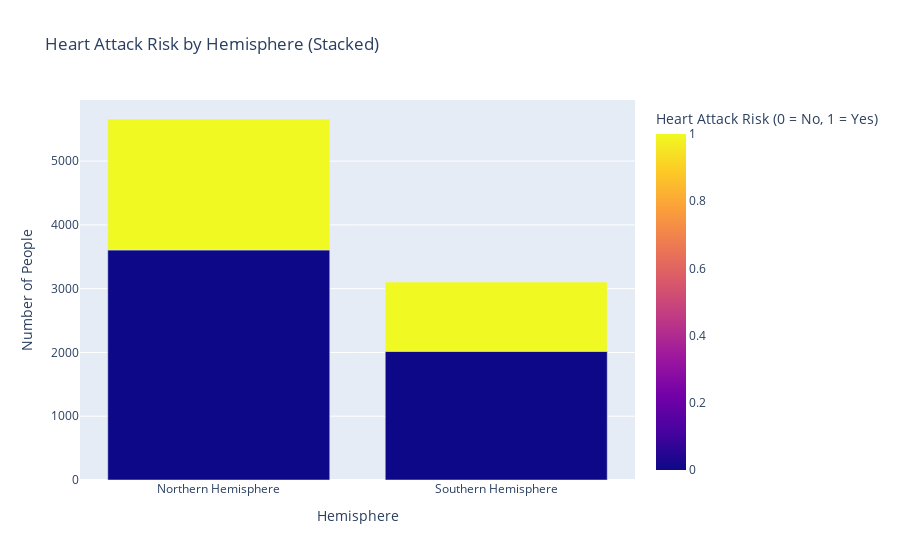
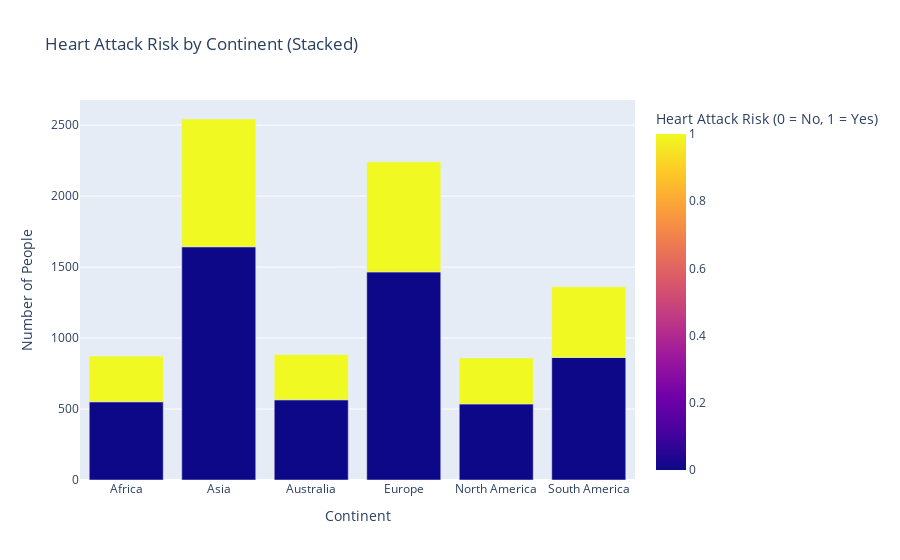

The cell these charts' notebook holds for them, in order:
### Code cell
import plotly.express as px
import plotly.graph_objects as go
import numpy as np

# 1. Summary statistics with additional metrics
numerical_cols = ['Age', 'Cholesterol', 'Heart Rate', 'Diabetes', 'Family History', 'Smoking', 
                  'Obesity', 'Alcohol Consumption', 'Exercise Hours Per Week', 'Previous Heart Problems', 
                  'Medication Use', 'Stress Level', 'Sedentary Hours Per Day', 'Income', 'BMI', 
                  'Triglycerides', 'Physical Activity Days Per Week', 'Sleep Hours Per Day', 'Heart Attack Risk']
data =df.copy()

# Group the data by Hemisphere and Heart Attack Risk, and count occurrences
hemisphere_risk_grouped = data.groupby(['Hemisphere', 'Heart Attack Risk']).size().reset_index(name='Count')

# Create a stacked bar chart for heart attack risk by hemisphere
fig_hemisphere_stacked = px.bar(hemisphere_risk_grouped, x='Hemisphere', y='Count', color='Heart Attack Risk',
                                title='Heart Attack Risk by Hemisphere (Stacked)',
                                labels={'Count': 'Number of People', 'Heart Attack Risk': 'Heart Attack Risk (0 = No, 1 = Yes)'},
                                barmode='stack',
                                color_discrete_sequence=px.colors.qualitative.Set2)

# Show the stacked bar chart
fig_hemisphere_stacked.show()

# Group the data by Continent and Heart Attack Risk, and count occurrences
continent_risk_grouped = data.groupby(['Continent', 'Heart Attack Risk']).size().reset_index(name='Count')

# Create a stacked bar chart for heart attack risk by continent
fig_continent_stacked = px.bar(continent_risk_grouped, x='Continent', y='Count', color='Heart Attack Risk',
                               title='Heart Attack Risk by Continent (Stacked)',
                               labels={'Count': 'Number of People', 'Heart Attack Risk': 'Heart Attack Risk (0 = No, 1 = Yes)'},
                               barmode='stack',
                               color_discrete_sequence=px.colors.qualitative.Set1)

# Show the stacked bar chart
fig_continent_stacked.show()

### Figure 1 — Plotly figure (JSON) as saved in the notebook; plotly's stock layout.template omitted (floating-point values rounded to 4 significant figures)
{"data": [{"alignmentgroup": "True", "hovertemplate": "Hemisphere=%{x}<br>Number of People=%{y}<br>Heart Attack Risk (0 = No, 1 = Yes)=%{marker.color}<extra></extra>", "legendgroup": "", "marker": {"color": [0, 1, 0, 1], "coloraxis": "coloraxis", "pattern": {"shape": ""}}, "name": "", "offsetgroup": "", "orientation": "v", "showlegend": false, "textposition": "auto", "type": "bar", "x": ["Northern Hemisphere", "Northern Hemisphere", "Southern Hemisphere", "Southern Hemisphere"], "xaxis": "x", "y": [3607, 2053, 2017, 1086], "yaxis": "y"}], "layout": {"barmode": "stack", "coloraxis": {"colorbar": {"title": {"text": "Heart Attack Risk (0 = No, 1 = Yes)"}}, "colorscale": [[0, "#0d0887"], [0.1111, "#46039f"], [0.2222, "#7201a8"], [0.3333, "#9c179e"], [0.4444, "#bd3786"], [0.5556, "#d8576b"], [0.6667, "#ed7953"], [0.7778, "#fb9f3a"], [0.8889, "#fdca26"], [1, "#f0f921"]]}, "legend": {"tracegroupgap": 0}, "title": {"text": "Heart Attack Risk by Hemisphere (Stacked)"}, "xaxis": {"anchor": "y", "domain": [0, 1], "title": {"text": "Hemisphere"}}, "yaxis": {"anchor": "x", "domain": [0, 1], "title": {"text": "Number of People"}}}}

### Figure 2 — Plotly figure (JSON) as saved in the notebook; plotly's stock layout.template omitted (floating-point values rounded to 4 significant figures)
{"data": [{"alignmentgroup": "True", "hovertemplate": "Continent=%{x}<br>Number of People=%{y}<br>Heart Attack Risk (0 = No, 1 = Yes)=%{marker.color}<extra></extra>", "legendgroup": "", "marker": {"color": [0, 1, 0, 1, 0, 1, 0, 1, 0, 1, 0, 1], "coloraxis": "coloraxis", "pattern": {"shape": ""}}, "name": "", "offsetgroup": "", "orientation": "v", "showlegend": false, "textposition": "auto", "type": "bar", "x": ["Africa", "Africa", "Asia", "Asia", "Australia", "Australia", "Europe", "Europe", "North America", "North America", "South America", "South America"], "xaxis": "x", "y": [551, 322, 1643, 900, 565, 319, 1466, 775, 536, 324, 863, 499], "yaxis": "y"}], "layout": {"barmode": "stack", "coloraxis": {"colorbar": {"title": {"text": "Heart Attack Risk (0 = No, 1 = Yes)"}}, "colorscale": [[0, "#0d0887"], [0.1111, "#46039f"], [0.2222, "#7201a8"], [0.3333, "#9c179e"], [0.4444, "#bd3786"], [0.5556, "#d8576b"], [0.6667, "#ed7953"], [0.7778, "#fb9f3a"], [0.8889, "#fdca26"], [1, "#f0f921"]]}, "legend": {"tracegroupgap": 0}, "title": {"text": "Heart Attack Risk by Continent (Stacked)"}, "xaxis": {"anchor": "y", "domain": [0, 1], "title": {"text": "Continent"}}, "yaxis": {"anchor": "x", "domain": [0, 1], "title": {"text": "Number of People"}}}}
